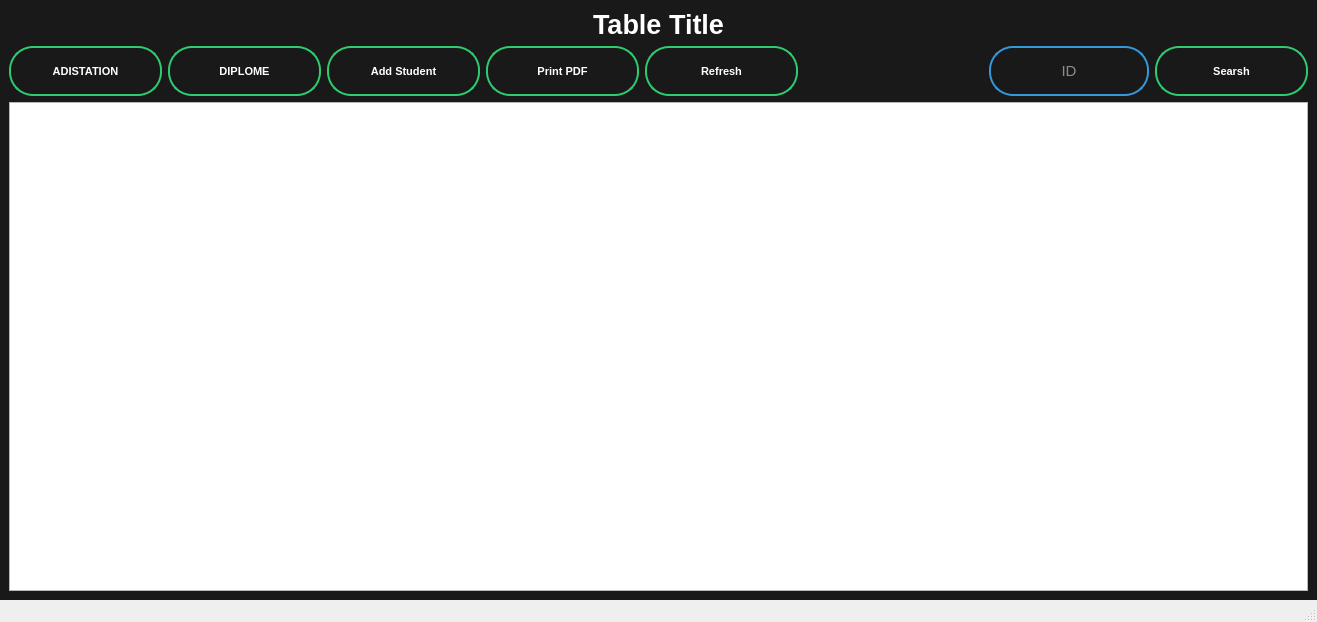
<?xml version="1.0" encoding="UTF-8"?>
<ui version="4.0">
 <class>DataBasse</class>
 <widget class="QMainWindow" name="DataBasse">
  <property name="geometry">
   <rect>
    <x>0</x>
    <y>0</y>
    <width>1317</width>
    <height>622</height>
   </rect>
  </property>
  <property name="minimumSize">
   <size>
    <width>1317</width>
    <height>622</height>
   </size>
  </property>
  <property name="windowTitle">
   <string>MainWindow</string>
  </property>
  <property name="styleSheet">
   <string notr="true">#MainWindow{
margin: 0;
padding: 0;
font-family: sans-serif;
  background: #191919;
  color: white;
  text-transform: uppercase;
  font-weight: 500;}
#centralwidget{
  padding: 30px;
  background: #191919;
  color: white;
  text-transform: uppercase;
  font-weight: 500;}
#TitleTable{
color: white;
  text-transform: uppercase;
  font-weight: 500;
}
QPushButton{
  border:0;
  background: none;
  display: block;
  text-align: center;
  border: 2px solid #2ecc71;
  padding: 14px 40px;
  outline: none;
  color: white;
  border-radius: 24px;
  transition: 0.25s;
  cursor: pointer;
}
QPushButton:hover{
  background: #2ecc71;
}
QLineEdit{border:0;
  text-align: center;
  border: 2px solid #3498db;
  padding: 14px 10px;
   background: #191919;
color: white;
  border-radius: 24px;
  transition: 0.25s;}
QLineEdit:focus{
  width: 280px;
  border-color: #2ecc71;
}
</string>
  </property>
  <widget class="QWidget" name="centralwidget">
   <layout class="QVBoxLayout" name="verticalLayout_3">
    <item>
     <layout class="QVBoxLayout" name="verticalLayout_2">
      <item>
       <widget class="QLabel" name="TitleTable">
        <property name="font">
         <font>
          <pointsize>20</pointsize>
          <weight>62</weight>
          <bold>true</bold>
         </font>
        </property>
        <property name="text">
         <string>Table Title</string>
        </property>
        <property name="alignment">
         <set>Qt::AlignCenter</set>
        </property>
       </widget>
      </item>
      <item>
       <layout class="QHBoxLayout" name="horizontalLayout">
        <item>
         <widget class="QPushButton" name="btnAdistation">
          <property name="minimumSize">
           <size>
            <width>153</width>
            <height>50</height>
           </size>
          </property>
          <property name="font">
           <font>
            <pointsize>8</pointsize>
            <weight>75</weight>
            <bold>true</bold>
           </font>
          </property>
          <property name="text">
           <string>ADISTATION</string>
          </property>
         </widget>
        </item>
        <item>
         <widget class="QPushButton" name="btnDiplome">
          <property name="minimumSize">
           <size>
            <width>153</width>
            <height>50</height>
           </size>
          </property>
          <property name="font">
           <font>
            <pointsize>8</pointsize>
            <weight>75</weight>
            <bold>true</bold>
           </font>
          </property>
          <property name="text">
           <string>DIPLOME</string>
          </property>
         </widget>
        </item>
        <item>
         <widget class="QPushButton" name="btnAddStudent">
          <property name="minimumSize">
           <size>
            <width>153</width>
            <height>50</height>
           </size>
          </property>
          <property name="font">
           <font>
            <pointsize>8</pointsize>
            <weight>75</weight>
            <bold>true</bold>
           </font>
          </property>
          <property name="text">
           <string>Add Student</string>
          </property>
         </widget>
        </item>
        <item>
         <widget class="QPushButton" name="btnprintpdf">
          <property name="minimumSize">
           <size>
            <width>153</width>
            <height>50</height>
           </size>
          </property>
          <property name="font">
           <font>
            <pointsize>8</pointsize>
            <weight>75</weight>
            <bold>true</bold>
           </font>
          </property>
          <property name="text">
           <string>Print PDF</string>
          </property>
         </widget>
        </item>
        <item>
         <widget class="QPushButton" name="btnRefresh">
          <property name="minimumSize">
           <size>
            <width>153</width>
            <height>50</height>
           </size>
          </property>
          <property name="font">
           <font>
            <pointsize>8</pointsize>
            <weight>75</weight>
            <bold>true</bold>
           </font>
          </property>
          <property name="text">
           <string>Refresh</string>
          </property>
         </widget>
        </item>
        <item>
         <spacer name="horizontalSpacer">
          <property name="orientation">
           <enum>Qt::Horizontal</enum>
          </property>
          <property name="sizeHint" stdset="0">
           <size>
            <width>598</width>
            <height>20</height>
           </size>
          </property>
         </spacer>
        </item>
        <item>
         <widget class="QLineEdit" name="inputSearch">
          <property name="minimumSize">
           <size>
            <width>160</width>
            <height>20</height>
           </size>
          </property>
          <property name="font">
           <font>
            <pointsize>11</pointsize>
           </font>
          </property>
          <property name="alignment">
           <set>Qt::AlignCenter</set>
          </property>
          <property name="placeholderText">
           <string>ID</string>
          </property>
         </widget>
        </item>
        <item>
         <widget class="QPushButton" name="btnSearch">
          <property name="minimumSize">
           <size>
            <width>153</width>
            <height>50</height>
           </size>
          </property>
          <property name="font">
           <font>
            <pointsize>8</pointsize>
            <weight>75</weight>
            <bold>true</bold>
           </font>
          </property>
          <property name="text">
           <string>Searsh</string>
          </property>
         </widget>
        </item>
       </layout>
      </item>
     </layout>
    </item>
    <item>
     <widget class="QTableWidget" name="tableWidget"/>
    </item>
   </layout>
  </widget>
  <widget class="QMenuBar" name="menubar">
   <property name="geometry">
    <rect>
     <x>0</x>
     <y>0</y>
     <width>1317</width>
     <height>21</height>
    </rect>
   </property>
  </widget>
  <widget class="QStatusBar" name="statusbar"/>
 </widget>
 <resources/>
 <connections/>
</ui>
